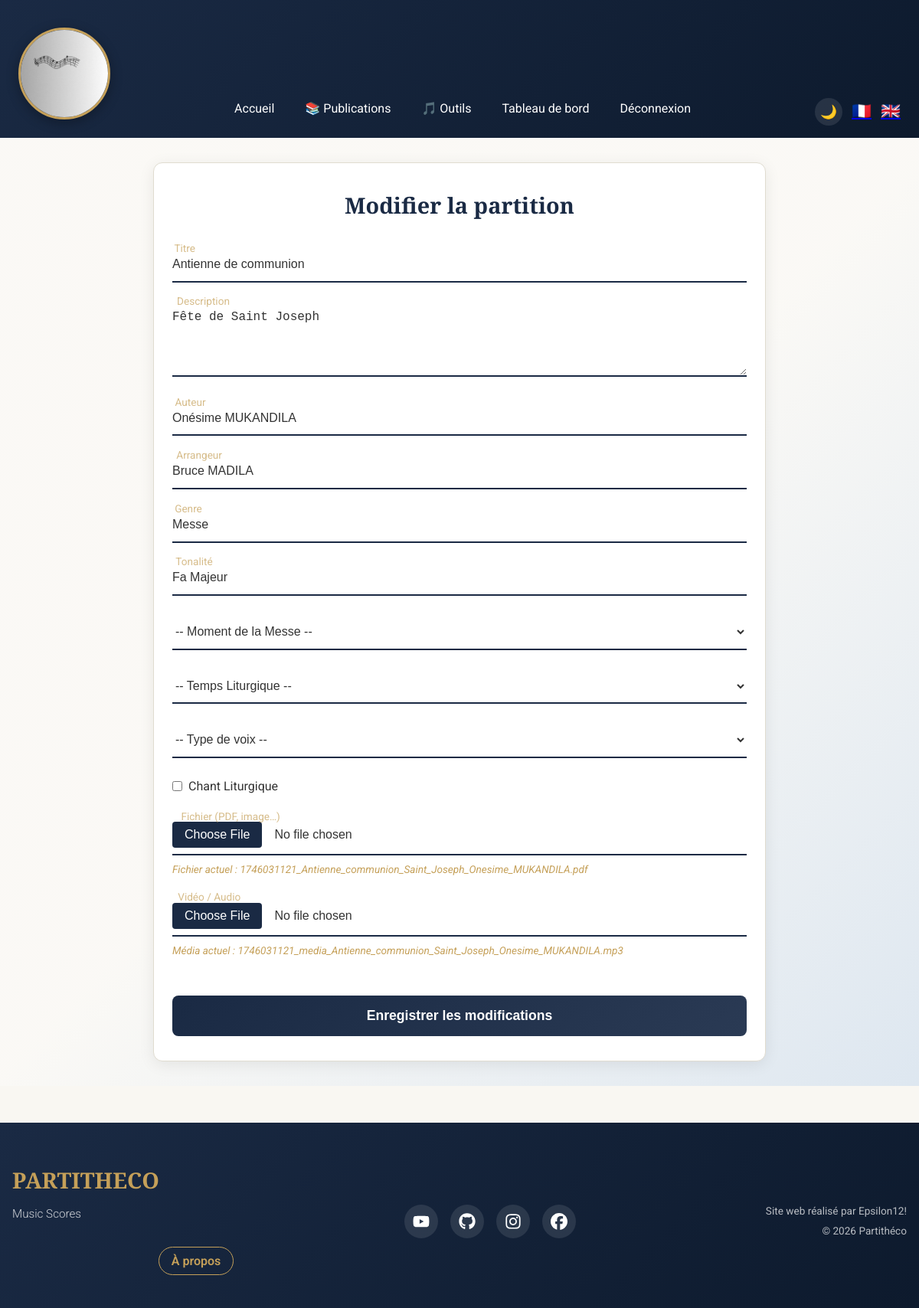
/edit.php?id=2 (signed in), run on the app's committed database.
### tables this page shows
CREATE TABLE projects (
                id INTEGER PRIMARY KEY AUTOINCREMENT,
                user_id INTEGER NOT NULL,
                title TEXT NOT NULL,
                description TEXT NOT NULL,
                thumbnail TEXT,
                date_publication DATETIME DEFAULT CURRENT_TIMESTAMP, media TEXT, author TEXT, arranger TEXT, genre TEXT, tonality TEXT, moment_messe TEXT, temps_liturgique TEXT, is_liturgical BOOLEAN DEFAULT 0, voix TEXT,
                FOREIGN KEY(user_id) REFERENCES users(id)
            );

### assets/locales/trad.php (called while the page is built, shortened)
<?php
$lang = $_SESSION['lang']
         ?? ($_COOKIE['lang'] ?? 'fr');

### classes/Database.php (called while the page is built, shortened)
<?php
class Database {
    private PDO $pdo;
    public function __construct(string $dbPath = __DIR__ . '/../db.sqlite') {
        if (isset($_ENV['DB_HOST']) && !empty($_ENV['DB_HOST'])) {
            $dsn = "pgsql:host=" . $_ENV['DB_HOST'] . ";port=" . ($_ENV['DB_PORT'] ?? 5432) . ";dbname=" . $_ENV['DB_NAME'];
            $this->pdo = new PDO($dsn, $_ENV['DB_USER'], $_ENV['DB_PASS']);
        } else {
            $this->pdo = new PDO('sqlite:' . $dbPath);
        }
        $this->pdo->setAttribute(PDO::ATTR_ERRMODE, PDO::ERRMODE_EXCEPTION);
    }
    public function getPDO(): PDO {
        return $this->pdo;
    }
}

### classes/ProjectRepository.php (called while the page is built, shortened)
<?php
class ProjectRepository {
    private PDO $pdo;
    public function __construct(PDO $pdo) {
        $this->pdo = $pdo;
    }
    public function getById(int $projectId): ?array {
        $stmt = $this->pdo->prepare("
            SELECT p.*, u.username AS publisher
            FROM projects p
            JOIN users u ON p.user_id = u.id
            WHERE p.id = :id
        ");
        $stmt->execute([':id' => $projectId]);
        $result = $stmt->fetch(PDO::FETCH_ASSOC);
        return $result ?: null;
    }
}

### classes/ProjectFormService.php (called while the page is built, shortened)
<?php
class ProjectFormService {
    public function getEmptyFormData(array $source = []): array {
        return [
            'title' => $source['title'] ?? '',
            'description' => $source['description'] ?? '',
            'author' => $source['author'] ?? '',
            'arranger' => $source['arranger'] ?? '',
            'genre' => $source['genre'] ?? '',
            'tonality' => $source['tonality'] ?? '',
            'moment_messe' => $source['moment_messe'] ?? null,
            'temps_liturgique' => $source['temps_liturgique'] ?? null,
            'voix' => $source['voix'] ?? null,
            'is_liturgical' => !empty($source['is_liturgical']),
            'thumbnail' => $source['thumbnail'] ?? '',
            'media' => $source['media'] ?? null,
        ];
    }
}

### edit.php (the view, shortened to what this page needs)
<?php
$projectId = (int)($_GET['id'] ?? 0);
require_once __DIR__ . '/assets/locales/trad.php';
$db = new Database();
$projectRepository = new ProjectRepository($db->getPDO());
$project = $projectRepository->getById($projectId);
$formService = new ProjectFormService($projectRepository);
$formData = $formService->getEmptyFormData($project);
include 'includes/header.php';
include 'includes/navbar.php';
?>
<main>
  <section class="animated-form create-section">
    <h1>Modifier la partition</h1>
    <?php $delay = 0.1; ?>
    <form action="edit.php?id=<?= $projectId ?>&lang=<?= htmlspecialchars($lang) ?>"
          method="post"
          enctype="multipart/form-data"
          novalidate>
      <div class="form-group" style="--delay:<?= $delay ?>s">
        <input type="text" id="title" name="title"
               placeholder=" " value="<?= htmlspecialchars($formData['title']) ?>"
               required maxlength="100">
        <label for="title">Titre</label>
        <div class="form-line"></div><p class="error-message"></p>
      </div>
      <?php $delay += 0.1; ?>
      <div class="form-group" style="--delay:<?= $delay ?>s">
        <textarea id="description" name="description"
                  rows="4" placeholder=" "
                  required><?= htmlspecialchars($formData['description']) ?></textarea>
        <label for="description">Description</label>
        <div class="form-line"></div><p class="error-message"></p>
      </div>
      <?php $delay += 0.1; ?>
      <div class="form-group" style="--delay:<?= $delay ?>s">
        <input type="text" id="author" name="author"
               placeholder=" " value="<?= htmlspecialchars($formData['author'] ?? '') ?>">
        <label for="author">Auteur</label>
        <div class="form-line"></div><p class="error-message"></p>
      </div>
      <?php $delay += 0.1; ?>
      <div class="form-group" style="--delay:<?= $delay ?>s">
        <input type="text" id="arranger" name="arranger"
               placeholder=" " value="<?= htmlspecialchars($formData['arranger'] ?? '') ?>">
        <label for="arranger">Arrangeur</label>
        <div class="form-line"></div><p class="error-message"></p>
      </div>
      <?php $delay += 0.1; ?>
      <div class="form-group" style="--delay:<?= $delay ?>s">
        <input type="text" id="genre" name="genre"
               placeholder=" " value="<?= htmlspecialchars($formData['genre'] ?? '') ?>">
        <label for="genre">Genre</label>
        <div class="form-line"></div><p class="error-message"></p>
      </div>
      <?php $delay += 0.1; ?>
      <div class="form-group" style="--delay:<?= $delay ?>s">
        <input type="text" id="tonality" name="tonality"
               placeholder=" " value="<?= htmlspecialchars($formData['tonality'] ?? '') ?>">
        <label for="tonality">Tonalité</label>
        <div class="form-line"></div><p class="error-message"></p>
      </div>
      <?php $delay += 0.1; ?>
      <div class="form-group" style="--delay:<?= $delay ?>s">
        <select id="moment_messe" name="moment_messe" class="lit-select">
            <option value="">-- Moment de la Messe --</option>
        </select>
      </div>
      <?php $delay += 0.1; ?>
      <div class="form-group" style="--delay:<?= $delay ?>s">
        <select id="temps_liturgique" name="temps_liturgique" class="lit-select">
            <option value="">-- Temps Liturgique --</option>
        </select>
      </div>
      <?php $delay += 0.1; ?>
      <div class="form-group" style="--delay:<?= $delay ?>s">
        <select id="voix" name="voix" class="lit-select">
            <option value="">-- Type de voix --</option>
        </select>
      </div>
      <?php $delay += 0.1; ?>
      <div class="form-group" style="--delay:<?= $delay ?>s">
        <label>
            <input type="checkbox" name="is_liturgical" value="1" <?= $formData['is_liturgical'] ? 'checked' : '' ?>>
            Chant Liturgique
        </label>
      </div>
      <?php $delay += 0.1; ?>
      <div class="form-group" style="--delay:<?= $delay ?>s">
        <input type="file" id="file" name="file" placeholder=" ">
        <label for="file">Fichier (PDF, image…)</label>
        <div class="form-line"></div><p class="error-message"></p>
        <?php if ($formData['thumbnail']): ?>
          <p class="current-file">Fichier actuel : <?= htmlspecialchars($formData['thumbnail']) ?></p>
        <?php endif; ?>
      </div>
      <?php $delay += 0.1; ?>
      <div class="form-group" style="--delay:<?= $delay ?>s">
        <input type="file" id="media" name="media" placeholder=" ">
        <label for="media">Vidéo / Audio</label>
        <div class="form-line"></div><p class="error-message"></p>
        <?php if ($formData['media']): ?>
          <p class="current-file">Média actuel : <?= htmlspecialchars($formData['media']) ?></p>
        <?php endif; ?>
      </div>
      <?php $delay += 0.1; ?>
      <button type="submit" class="form-btn" style="--delay:<?= $delay ?>s">
        Enregistrer les modifications
      </button>
    </form>
  </section>
</main>
<?php include 'includes/footer.php'; ?>

### assets/css/base.css (style rules this page uses)
:root { --color-lit-night: #1a2a44; --color-lit-gold: #c5a059; --color-lit-white: #f9f7f2; --color-lit-accent: #8e2424; --primary-light: var(--color-lit-night); --text-action: var(--color-lit-accent); --background: var(--color-lit-white); --font-family: 'Roboto', Arial, sans-serif; --card-bg: #ffffff; --text-color: #333333; --border-color: #e0dcd0; --navbar-shadow: rgba(0,0,0,0.15); --skeleton-bg: #e8e4dc; }
*, *::before, *::after { box-sizing: border-box; margin: 0; padding: 0; }
html, body { height: 100%; }
body { display: flex; flex-direction: column; min-height: 100vh; font-family: var(--font-family); background-color: var(--background); color: var(--text-color); line-height: 1.6; transition: background-color 0.3s, color 0.3s; }
main { flex: 1; position: relative; z-index: 0; transition: background 0.3s; }
main { background: linear-gradient( 135deg, rgba(255, 255, 255, 0.272) 50%, rgba(220,230,240,0.95) 100% ); }

### assets/css/forms.css (style rules this page uses)
.animated-form { width: 90%; max-width: 800px; margin: 2rem auto; padding: 2rem 1.5rem; background: var(--card-bg); border-radius: 12px; box-shadow: 0 4px 20px rgba(0,0,0,0.08); }
.animated-form h1 { font-family: var(--font-family-serif); color: var(--color-lit-night); text-align: center; margin-bottom: 2rem; font-size: 1.8rem; }
.form-group { position: relative; margin-bottom: 1.5rem; opacity: 0; transform: translateY(20px); animation: fadeInUp 0.6s ease-out forwards; animation-delay: var(--delay, 0s); }
.form-group input, .form-group textarea, .form-group select { width: 100%; border: none; border-bottom: 2px solid var(--color-lit-night); padding: 0.8rem 0; background: transparent; font-size: 1rem; color: var(--text-color); outline: none; transition: border-color 0.3s ease; }
.form-group input::placeholder, .form-group textarea::placeholder { color: #999; font-style: italic; }
.form-group label { position: absolute; top: 0.8rem; left: 0; font-size: 1rem; color: var(--text-color); opacity: 0.7; pointer-events: none; transition: transform 0.3s, font-size 0.3s, color 0.3s, opacity 0.3s; }
.form-group input:focus + label, .form-group input:not(:placeholder-shown) + label, .form-group textarea:focus + label, .form-group textarea:not(:placeholder-shown) + label { transform: translateY(-1.5rem) scale(0.85); color: var(--color-lit-gold); }
.form-line { position: absolute; bottom: 0; left: 0; width: 100%; height: 2px; overflow: hidden; }
.form-line::before { content: ""; position: absolute; width: 100%; height: 100%; background: var(--color-lit-gold); transform: scaleX(0); transform-origin: left; transition: transform 0.3s ease; }
.form-btn { margin-top: 1.5rem; width: 100%; padding: 1rem 2rem; background: linear-gradient(135deg, var(--color-lit-night) 0%, #2a3a54 100%); color: white; border: none; border-radius: 8px; font-size: 1.1rem; font-weight: 600; cursor: pointer; transition: all 0.3s ease; }
.create-section { border: 1px solid var(--border-color); }
.form-group input[type="checkbox"] { width: auto; margin-right: 0.5rem; accent-color: var(--color-lit-gold); }
.form-group input[type="checkbox"] + label, .form-group label:has(input[type="checkbox"]) { position: static; display: inline-flex; align-items: center; opacity: 1; cursor: pointer; }
.form-group input[type="file"] { padding: 0.5rem 0; }

### assets/css/liturgique.css (style rules this page uses)
:root { --color-lit-night: #1a2a44; --color-lit-gold: #c5a059; --color-lit-white: #f9f7f2; --color-lit-accent: #8e2424; --primary-light: var(--color-lit-night); --text-action: var(--color-lit-accent); --background: var(--color-lit-white); --card-bg: #ffffff; --text-color: #333333; --border-color: #e0dcd0; --font-family-serif: 'Playfair Display', serif; --font-family-sans: 'Roboto', sans-serif; --font-family: var(--font-family-sans); }
body { font-family: var(--font-family); background-color: var(--background); color: var(--text-color); }
h1, h2, h3, .navbar-brand { font-family: var(--font-family-serif); font-weight: 700; }
.lit-select { width: 100%; border: none; border-bottom: 2px solid var(--primary-light); padding: 0.8rem 0; background: transparent; font-size: 1rem; color: var(--text-color); outline: none; cursor: pointer; }
.lit-select option { background-color: var(--card-bg); color: var(--text-color); }
.current-file { font-size: 0.85rem; color: var(--color-lit-gold); margin-top: 0.5rem; font-style: italic; }

### data on the page
projects: title "Antienne de communion", description "Fête de Saint Joseph", author "Onésime MUKANDILA", arranger "Bruce MADILA", genre "Messe", tonality "Fa Majeur", thumbnail "1746031121_Antienne_communion_Saint_Joseph_Onesime_MUKANDILA.pdf", media "1746031121_media_Antienne_communion_Saint_Joseph_Onesime_MUKANDILA.mp3"

### other printed values
$t['nav']['home'] "Accueil"
$t['nav']['admin'] "Tableau de bord"
$t['nav']['logout'] "Déconnexion"
$t['nav']['about'] "À propos"
$t['footer']['credits'] "Site web réalisé par Epsilon12!"
